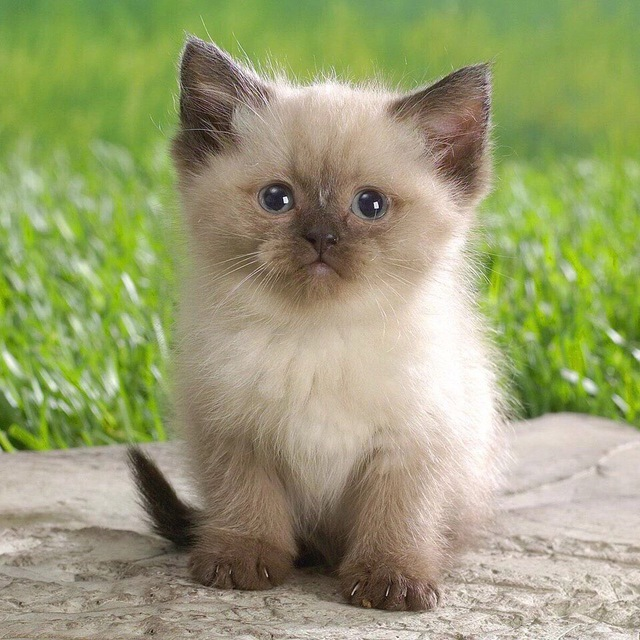
#> input picture practice 9/img/babuleh.jpg, 640 x 640 px
$ python 'task 2.py'
#> lines starting #> are read from the running program, lines starting #| are printed output that depends on the picture
from PIL import Image, ImageOps

img = Image.open('img/babuleh.jpg')
#> img is the input picture: PIL image 640x640 RGB; mean R, G, B 153.8, 158.2, 114.2

img_small = img.resize((img.width // 3, img.height // 3))
img_small.save('img/babuleh small.jpg')

mirror_hor = ImageOps.mirror(img)
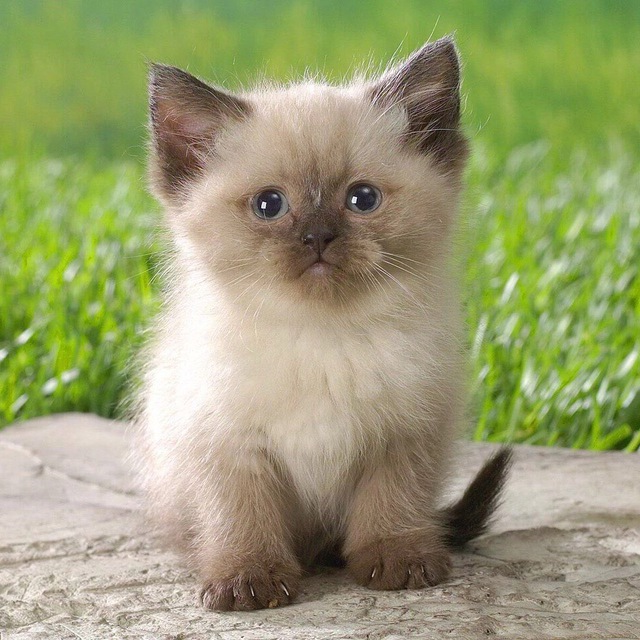
#> mirror_hor: PIL image 640x640 RGB; mean R, G, B 153.8, 158.2, 114.2
mirror_hor.save('img/babuleh mirror horizontal.jpg')

mirror_vert = ImageOps.flip(img)
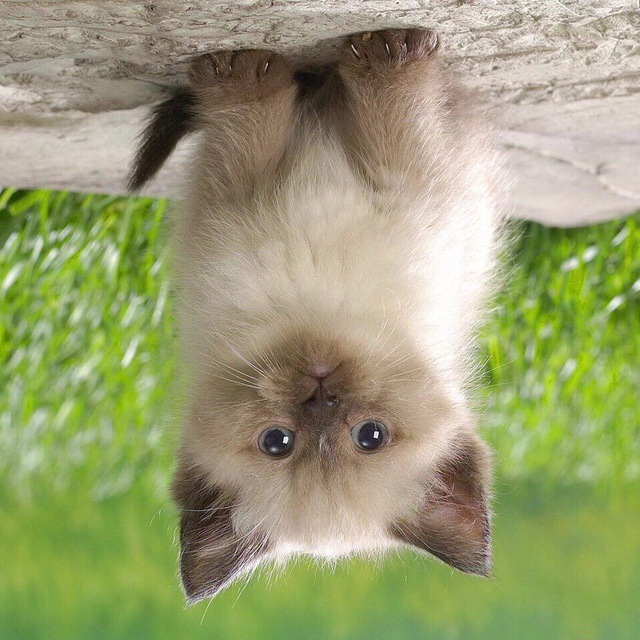
#> mirror_vert: PIL image 640x640 RGB; mean R, G, B 153.8, 158.2, 114.2
mirror_vert.save('img/babuleh mirror vertical.jpg')

print("Изображения сохранены")
